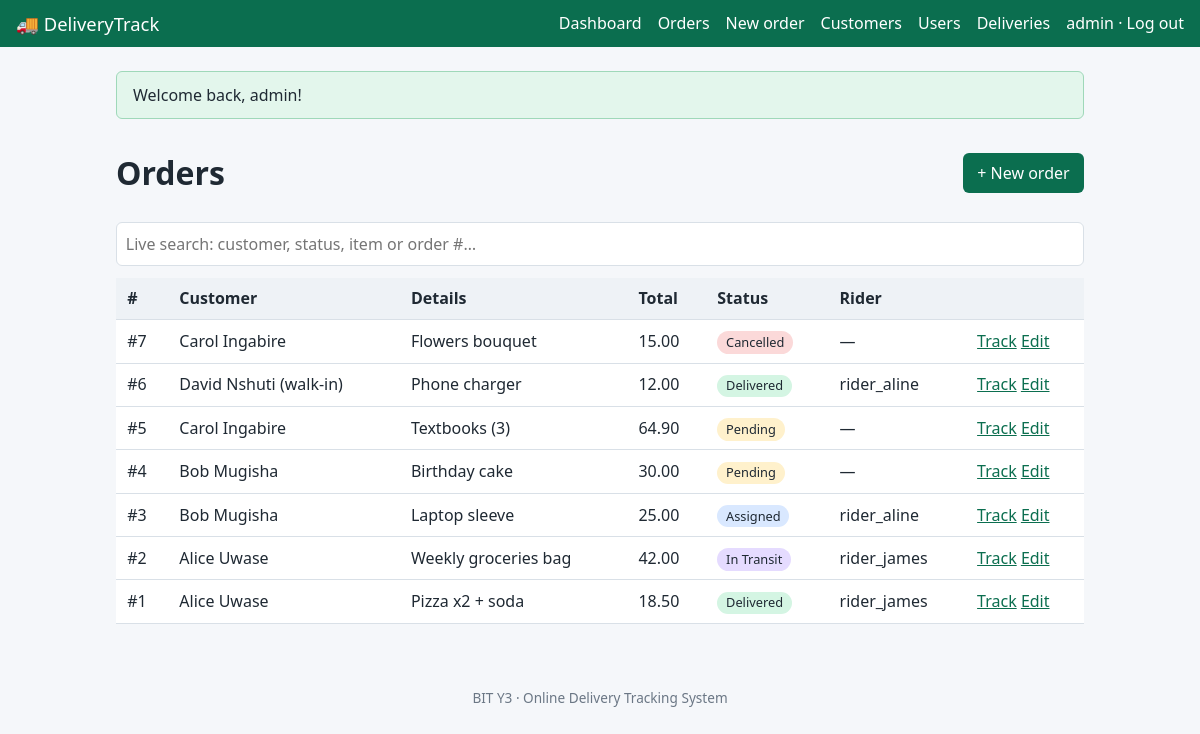
Screenshot of /index.php?r=orders/index (signed in) with the database file from the repository.
### tables this page shows
CREATE TABLE orders (
  order_id    INT UNSIGNED AUTO_INCREMENT PRIMARY KEY,
  customer_id INT UNSIGNED NOT NULL,
  details     VARCHAR(255) NOT NULL,                
  order_date  DATETIME NOT NULL DEFAULT CURRENT_TIMESTAMP,
  total       DECIMAL(10,2) NOT NULL CHECK (total > 0),
  status      ENUM('pending','assigned','in_transit','delivered','cancelled') NOT NULL DEFAULT 'pending',
  CONSTRAINT fk_order_cust FOREIGN KEY (customer_id) REFERENCES customers(customer_id) ON DELETE CASCADE,
  INDEX idx_order_status (status)
);

CREATE TABLE customers (
  customer_id INT UNSIGNED AUTO_INCREMENT PRIMARY KEY,
  user_id     INT UNSIGNED NULL UNIQUE,             
  full_name   VARCHAR(100) NOT NULL,
  phone       VARCHAR(20)  NOT NULL,
  address     VARCHAR(255) NOT NULL,
  CONSTRAINT fk_cust_user FOREIGN KEY (user_id) REFERENCES users(user_id) ON DELETE SET NULL
);

CREATE TABLE users (
  user_id       INT UNSIGNED AUTO_INCREMENT PRIMARY KEY,
  username      VARCHAR(50)  NOT NULL UNIQUE,
  email         VARCHAR(100) NOT NULL UNIQUE,
  password_hash VARCHAR(255) NOT NULL,
  role          ENUM('admin','customer','rider') NOT NULL DEFAULT 'customer',
  created_at    TIMESTAMP NOT NULL DEFAULT CURRENT_TIMESTAMP
);

### app/core/Controller.php (called while the page is built, shortened)
<?php
abstract class Controller {
    protected function view(string $v, array $d = []): void {
        extract($d);
        require __DIR__ . "/../views/$v.php";
        $content = ob_get_clean();
        require __DIR__ . '/../views/layout.php';
    }
}

### app/controllers/OrdersController.php (called while the page is built, shortened)
<?php
class OrdersController extends Controller {
    function index() {
        $u = $this->requireLogin();
        $this->view('orders/index', ['title' => 'Orders', 'orders' => Order::search('', $u), 'u' => $u]);
    }
}

### public/index.php (called while the page is built, shortened)
<?php
$allowed = ['home', 'auth', 'orders', 'customers', 'deliveries', 'users', 'api'];
$r = $_GET['r'] ?? 'home/index';
if (!preg_match('~^([a-z]+)/([a-z]+)$~', $r, $m) || !in_array($m[1], $allowed, true)) { http_response_code(404); exit('404 Not Found'); }
$c = new $class();
$c->{$m[2]}();

### app/config.php (called while the page is built)
<?php
return ['db' => ['host' => '127.0.0.1', 'name' => 'delivery_tracker', 'user' => 'root', 'pass' => '', 'charset' => 'utf8mb4']];

### app/core/Database.php (called while the page is built)
<?php
final class Database {
    private static ?PDO $pdo = null;
    static function pdo(): PDO {
        if (!self::$pdo) {
            $d = (require __DIR__ . '/../config.php')['db'];
            self::$pdo = new PDO("mysql:host={$d['host']};dbname={$d['name']};charset={$d['charset']}", $d['user'], $d['pass'], [
                PDO::ATTR_ERRMODE => PDO::ERRMODE_EXCEPTION,
                PDO::ATTR_DEFAULT_FETCH_MODE => PDO::FETCH_ASSOC,
                PDO::ATTR_EMULATE_PREPARES => false,
            ]);
        }
        return self::$pdo;
    }
    static function q(string $sql, array $p = []): PDOStatement {
        $s = self::pdo()->prepare($sql);
        $s->execute($p);
        return $s;
    }
}

### app/models/Order.php (called while the page is built, shortened)
<?php
class Order {
    static function search(string $q, array $u): array {
        $sql = 'SELECT o.order_id,o.order_date,o.total,o.status,o.details,c.full_name,d.rider_id,r.username AS rider
                FROM orders o JOIN customers c ON c.customer_id=o.customer_id
                LEFT JOIN deliveries d ON d.order_id=o.order_id LEFT JOIN users r ON r.user_id=d.rider_id WHERE 1=1';
        $p = [];
        return Database::q($sql . ' ORDER BY o.order_id DESC LIMIT 100', $p)->fetchAll();
    }
}

### app/views/orders/index.php (the view, shortened to what this page needs)
<div class="bar"><h1>Orders</h1>
  <?php if (in_array($u['role'], ['admin', 'customer'])): ?><a class="btn" href="<?= e(url('orders/create')) ?>">+ New order</a><?php endif ?></div>
<input type="search" id="q" placeholder="Live search: customer, status, item or order #…" aria-label="Search orders" autocomplete="off">
<div class="scroll"><table id="orders" data-role="<?= e($u['role']) ?>">
<thead><tr><th>#</th><th>Customer</th><th>Details</th><th>Total</th><th>Status</th><th>Rider</th><th></th></tr></thead>
<tbody>
<?php foreach ($orders as $o): ?>
<tr><td>#<?= (int)$o['order_id'] ?></td><td><?= e($o['full_name']) ?></td><td><?= e($o['details']) ?></td>
<td><?= e(number_format((float)$o['total'], 2, '.', '')) ?></td><td><?= badge($o['status']) ?></td><td><?= e($o['rider'] ?? '—') ?></td>
<td><a href="<?= e(url('orders/show', ['id' => $o['order_id']])) ?>">Track</a>
<?php if ($u['role'] === 'admin'): ?> <a href="<?= e(url('orders/edit', ['id' => $o['order_id']])) ?>">Edit</a><?php endif ?></td></tr>
<?php endforeach ?>
</tbody></table></div>

### app/core/helpers.php (shortened to what this page needs)
<?php
function e($v): string { return htmlspecialchars((string)$v, ENT_QUOTES | ENT_SUBSTITUTE, 'UTF-8'); }
function url(string $r = 'home/index', array $q = []): string { return 'index.php?' . http_build_query(['r' => $r] + $q); }
function flash(?string $msg = null, string $type = 'ok') {
    $f = $_SESSION['flash'] ?? null; unset($_SESSION['flash']); return $f;
}
function user(): ?array { return $_SESSION['user'] ?? null; }
function badge(string $s): string { return '<span class="badge s-' . e($s) . '">' . e(str_replace('_', ' ', $s)) . '</span>'; }

### app/views/layout.php (shortened to what this page needs)
<!DOCTYPE html>
<html lang="en"><head>
<link rel="stylesheet" href="css/style.css"><script src="js/app.js" defer></script>
</head><body>
<?php $me = user(); ?>
<header class="nav">
  <a class="brand" href="<?= e(url()) ?>">🚚 DeliveryTrack</a>
  <nav id="links">
    <?php if ($me): ?>
      <a href="<?= e(url('home/index')) ?>">Dashboard</a>
      <a href="<?= e(url('orders/index')) ?>"><?= $me['role'] === 'customer' ? 'My orders' : 'Orders' ?></a>
      <?php if (in_array($me['role'], ['admin', 'customer'])): ?><a href="<?= e(url('orders/create')) ?>">New order</a><?php endif ?>
      <?php if ($me['role'] === 'admin'): ?>
        <a href="<?= e(url('customers/index')) ?>">Customers</a><a href="<?= e(url('users/index')) ?>">Users</a>
      <?php endif ?>
      <?php if (in_array($me['role'], ['admin', 'rider'])): ?><a href="<?= e(url('deliveries/index')) ?>">Deliveries</a><?php endif ?>
      <form method="post" action="<?= e(url('auth/logout')) ?>"><?= csrf_field() ?><button class="link"><?= e($me['username']) ?> · Log out</button></form>
    <?php else: ?>
      <a href="<?= e(url('auth/login')) ?>">Log in</a><a href="<?= e(url('auth/register')) ?>">Register</a>
    <?php endif ?>
  </nav>
</header>
<main>
  <?php if ($f = flash()): ?><div class="flash <?= e($f[1]) ?>" role="alert"><?= e($f[0]) ?></div><?php endif ?>
  <?= $content ?>
</main>
<footer>BIT Y3 · Online Delivery Tracking System</footer>
</body></html>

### public/css/style.css (style rules this page uses)
:root { --bg:#f5f7fa;--fg:#1f2933;--mut:#6b7785;--pri:#0b6e4f;--card:#fff;--bd:#d9e0e7;--err:#c0392b }
* { box-sizing:border-box }
body { margin:0;font:16px/1.5 system-ui,Segoe UI,Roboto,sans-serif;background:var(--bg);color:var(--fg) }
a { color:var(--pri) }
main { max-width:1000px;margin:0 auto;padding:1rem }
footer { text-align:center;color:var(--mut);padding:2rem 1rem;font-size:.85rem }
.nav { background:var(--pri);display:flex;flex-wrap:wrap;align-items:center;justify-content:space-between;padding:.6rem 1rem }
.nav a,.nav .link { color:#fff;text-decoration:none;font-weight:500 }
.brand { font-size:1.15rem;font-weight:700 }
#links { display:flex;gap:1rem;align-items:center;flex-wrap:wrap }
#links form { margin:0 }
input,select { display:block;width:100%;padding:.55rem;margin-top:.25rem;border:1px solid var(--bd);border-radius:6px;font:inherit }
.btn,button.btn { display:inline-block;background:var(--pri);color:#fff;border:0;border-radius:6px;padding:.5rem .9rem;font:inherit;cursor:pointer;text-decoration:none }
button.link { background:none;border:0;padding:0;font:inherit;cursor:pointer;color:var(--pri) }
.bar { display:flex;flex-wrap:wrap;gap:.75rem;align-items:center;justify-content:space-between }
.flash { padding:.7rem 1rem;border-radius:6px;background:#e3f6ec;border:1px solid #9fd8b9;margin:.5rem 0 }
.scroll { overflow-x:auto }
table { width:100%;border-collapse:collapse;background:var(--card);margin-top:.75rem }
th,td { padding:.55rem .7rem;border-bottom:1px solid var(--bd);text-align:left;vertical-align:top }
th { background:#eef2f6 }
.badge { display:inline-block;padding:.1rem .55rem;border-radius:999px;background:#dde5ec;font-size:.8rem;text-transform:capitalize }
.s-pending { background:#fff1cc }
.s-assigned { background:#d9e8ff }
.s-in_transit,.s-picked_up { background:#e5dbff }
.s-delivered { background:#d4f5e3 }
.s-cancelled,.s-failed { background:#fbd9d9 }

### rows the page displays
orders: order_id "7", customer.full_name "Carol Ingabire", details "Flowers bouquet", total "15.00", status "Cancelled", rider "—"
orders: order_id "6", customer.full_name "David Nshuti (walk-in)", details "Phone charger", total "12.00", status "Delivered", users.username "rider_aline"
orders: order_id "5", customer.full_name "Carol Ingabire", details "Textbooks (3)", total "64.90", status "Pending", rider "—"
orders: order_id "4", customer.full_name "Bob Mugisha", details "Birthday cake", total "30.00", status "Pending", rider "—"
orders: order_id "3", customer.full_name "Bob Mugisha", details "Laptop sleeve", total "25.00", status "Assigned", users.username "rider_aline"
orders: order_id "2", customer.full_name "Alice Uwase", details "Weekly groceries bag", total "42.00", status "In Transit", users.username "rider_james"
orders: order_id "1", customer.full_name "Alice Uwase", details "Pizza x2 + soda", total "18.50", status "Delivered", users.username "rider_james"

### other values shown
$me['username'] "admin"
$f[0] "Welcome back, admin!"
